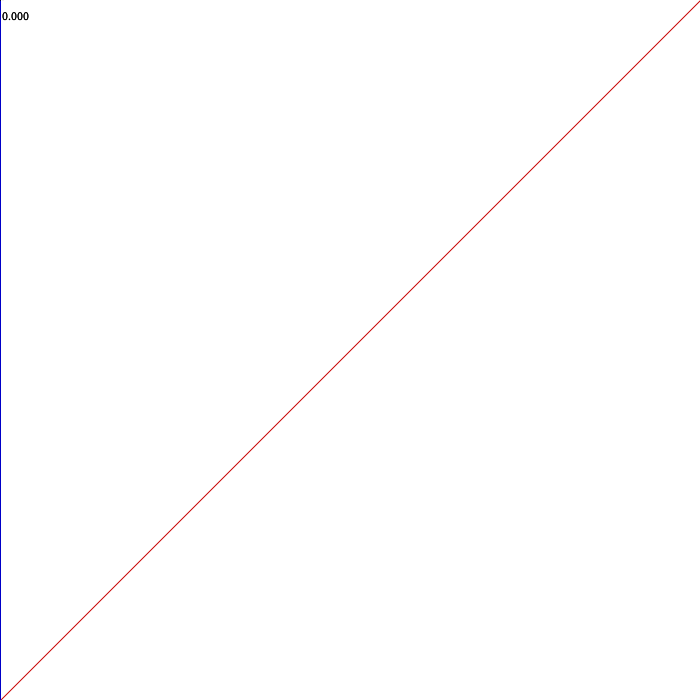
Frame 1 (no input)
Frame 60 (the mouse pressed at the canvas centre just before this capture): identical to frame 1, image omitted
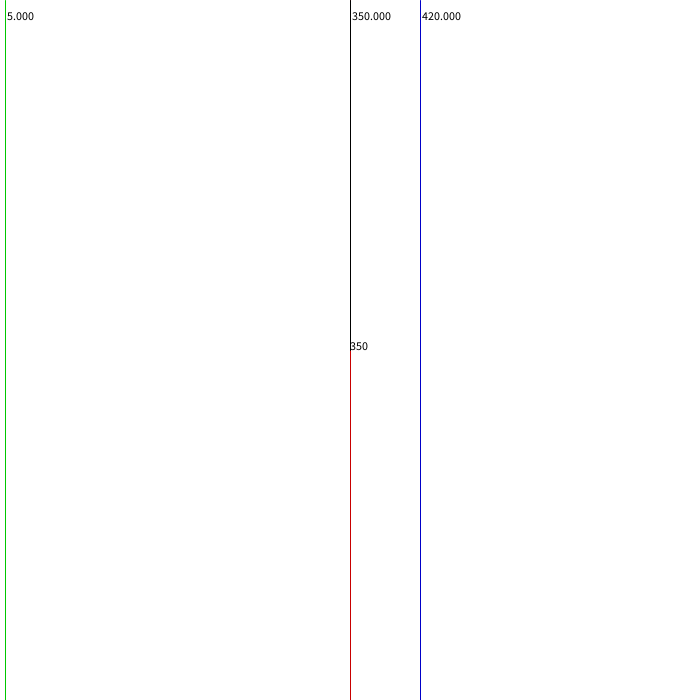
Frame 120 (the mouse held since frame 60 and released just before this capture)

The Processing sketch that drew these frames (run headless with seeded random() and noise(); from frame 60 on, the mouse is pressed at the canvas centre):

// Processing sketch: map_function_examples
// ── map_function_examples.pde
void setup(){
  size(700,700);
}

void draw() {
  background(255);
  fill(0);
  float top = 0;
  float downscaled = 0;
  float us = 0;
  
  float amplification = 1.2;
  
  top = map(mouseX, 0, width, width, 0);
  downscaled = map(mouseX, 0, width, 0, 10);
  us = map(mouseX, 0, width, 0, width * amplification);
  
  // twister
  stroke(200, 0, 0);
  line(top, 0, mouseX, height); 
  text(top, top, 20);
  
  // scaled down
  stroke(0, 200, 0);
  line(downscaled, 0, downscaled, height); 
  text(downscaled, downscaled, 20);
  
  // scaled up
  stroke(0, 0, 200);
  line(us, 0, us, height); 
  text(us, us, 20);
  
  stroke(0);
  line(mouseX, 0, mouseX, mouseY);
  text(mouseX, mouseX, mouseY);
}
